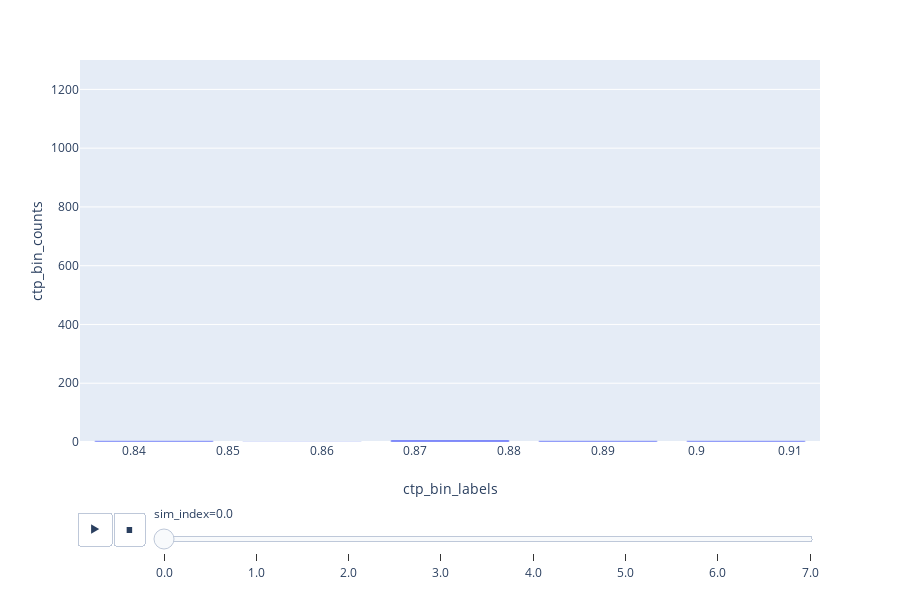

Notebook code for this chart:
### Markdown cell above
### Bonus simulation

Here's an interactive graph that tells how the frequencies and probabilities changed over when we do 20 - thousands of simulations.

### Code cell
draw_interactive_bar_plot_for_simulations(
    make_df_for_simulations(simulate_ctp)
)

### Figure 1 — Plotly figure (JSON) as saved in the notebook; plotly's stock layout.template omitted (floating-point values rounded to 4 significant figures)
{"data": [{"alignmentgroup": "True", "hovertemplate": "sim_index=0.0<br>ctp_bin_labels=%{x}<br>ctp_bin_counts=%{y}<extra></extra>", "legendgroup": "", "marker": {"color": "#636efa"}, "name": "", "offsetgroup": "", "orientation": "v", "showlegend": false, "textposition": "auto", "type": "bar", "uid": "9e88ca5f-929c-4206-8647-4353d08a4ddd", "x": [0.8421, 0.8579, 0.8737, 0.8895, 0.9053], "xaxis": "x", "y": [4, 1, 7, 4, 4], "yaxis": "y"}], "layout": {"barmode": "relative", "grid": {"xaxes": ["x"], "xgap": 0.1, "xside": "bottom", "yaxes": ["y"], "ygap": 0.1, "yside": "left"}, "height": 600, "legend": {"tracegroupgap": 0}, "margin": {"t": 60}, "sliders": [{"active": 0, "currentvalue": {"prefix": "sim_index="}, "len": 0.9, "pad": {"b": 10, "t": 60}, "steps": [{"args": [["0.0"], {"frame": {"duration": 0, "redraw": true}, "fromcurrent": true, "mode": "immediate", "transition": {"duration": 0, "easing": "linear"}}], "label": "0.0", "method": "animate"}, {"args": [["1.0"], {"frame": {"duration": 0, "redraw": true}, "fromcurrent": true, "mode": "immediate", "transition": {"duration": 0, "easing": "linear"}}], "label": "1.0", "method": "animate"}, {"args": [["2.0"], {"frame": {"duration": 0, "redraw": true}, "fromcurrent": true, "mode": "immediate", "transition": {"duration": 0, "easing": "linear"}}], "label": "2.0", "method": "animate"}, {"args": [["3.0"], {"frame": {"duration": 0, "redraw": true}, "fromcurrent": true, "mode": "immediate", "transition": {"duration": 0, "easing": "linear"}}], "label": "3.0", "method": "animate"}, {"args": [["4.0"], {"frame": {"duration": 0, "redraw": true}, "fromcurrent": true, "mode": "immediate", "transition": {"duration": 0, "easing": "linear"}}], "label": "4.0", "method": "animate"}, {"args": [["5.0"], {"frame": {"duration": 0, "redraw": true}, "fromcurrent": true, "mode": "immediate", "transition": {"duration": 0, "easing": "linear"}}], "label": "5.0", "method": "animate"}, {"args": [["6.0"], {"frame": {"duration": 0, "redraw": true}, "fromcurrent": true, "mode": "immediate", "transition": {"duration": 0, "easing": "linear"}}], "label": "6.0", "method": "animate"}, {"args": [["7.0"], {"frame": {"duration": 0, "redraw": true}, "fromcurrent": true, "mode": "immediate", "transition": {"duration": 0, "easing": "linear"}}], "label": "7.0", "method": "animate"}], "x": 0.1, "xanchor": "left", "y": 0, "yanchor": "top"}], "updatemenus": [{"buttons": [{"args": [null, {"frame": {"duration": 500, "redraw": true}, "fromcurrent": true, "mode": "immediate", "transition": {"duration": 500, "easing": "linear"}}], "label": "&#9654;", "method": "animate"}, {"args": [[null], {"frame": {"duration": 0, "redraw": true}, "fromcurrent": true, "mode": "immediate", "transition": {"duration": 0, "easing": "linear"}}], "label": "&#9724;", "method": "animate"}], "direction": "left", "pad": {"r": 10, "t": 70}, "showactive": false, "type": "buttons", "x": 0.1, "xanchor": "right", "y": 0, "yanchor": "top"}], "xaxis": {"title": {"text": "ctp_bin_labels"}}, "yaxis": {"range": [0, 1300], "title": {"text": "ctp_bin_counts"}}}}
